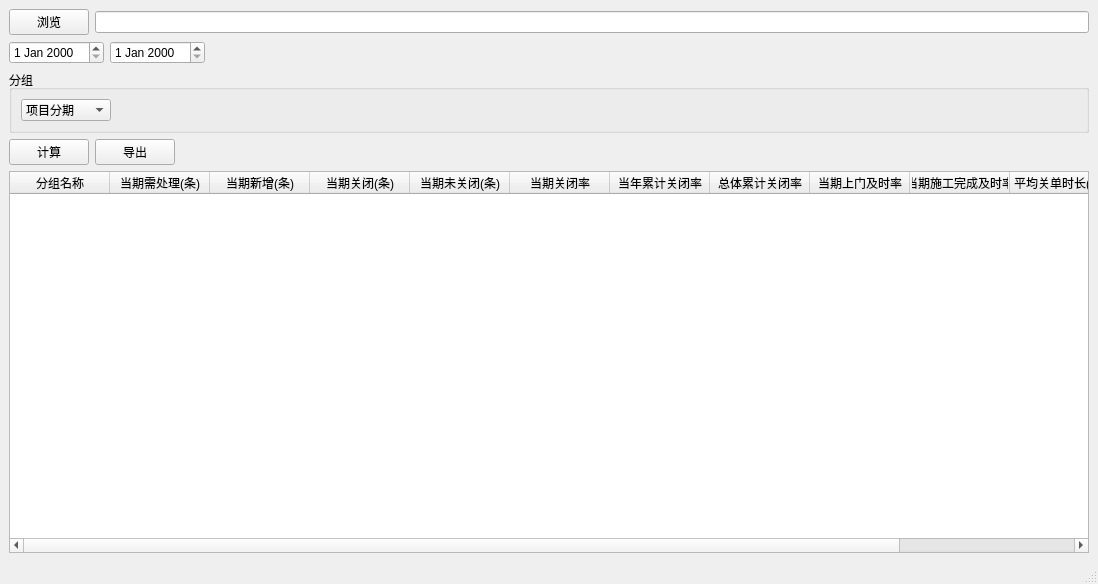
<?xml version="1.0" encoding="UTF-8"?>
<ui version="4.0">
 <class>MainWindow</class>
 <widget class="QMainWindow" name="MainWindow">
  <property name="geometry">
   <rect>
    <x>0</x>
    <y>0</y>
    <width>1098</width>
    <height>584</height>
   </rect>
  </property>
  <property name="windowTitle">
   <string>MainWindow</string>
  </property>
  <widget class="QWidget" name="centralwidget">
   <layout class="QVBoxLayout" name="verticalLayout">
    <item>
     <layout class="QHBoxLayout" name="horizontalLayout">
      <item>
       <widget class="QPushButton" name="pushButton">
        <property name="text">
         <string>浏览</string>
        </property>
       </widget>
      </item>
      <item>
       <widget class="QLineEdit" name="lineEdit"/>
      </item>
     </layout>
    </item>
    <item>
     <layout class="QHBoxLayout" name="horizontalLayout_3">
      <item>
       <widget class="QDateEdit" name="dateStart"/>
      </item>
      <item>
       <widget class="QDateEdit" name="dateEnd"/>
      </item>
      <item>
       <spacer name="horizontalSpacer_2">
        <property name="orientation">
         <enum>Qt::Horizontal</enum>
        </property>
        <property name="sizeHint" stdset="0">
         <size>
          <width>40</width>
          <height>20</height>
         </size>
        </property>
       </spacer>
      </item>
     </layout>
    </item>
    <item>
     <widget class="QGroupBox" name="groupBox">
      <property name="title">
       <string>分组</string>
      </property>
      <layout class="QVBoxLayout" name="verticalLayout_2">
       <item>
        <layout class="QHBoxLayout" name="horizontalLayout_4">
         <item>
          <widget class="QComboBox" name="comboBox">
           <item>
            <property name="text">
             <string>项目分期</string>
            </property>
           </item>
           <item>
            <property name="text">
             <string>维保工程师</string>
            </property>
           </item>
           <item>
            <property name="text">
             <string>楼栋</string>
            </property>
           </item>
           <item>
            <property name="text">
             <string>项目</string>
            </property>
           </item>
           <item>
            <property name="text">
             <string>城市</string>
            </property>
           </item>
           <item>
            <property name="text">
             <string>大区</string>
            </property>
           </item>
          </widget>
         </item>
         <item>
          <spacer name="horizontalSpacer_3">
           <property name="orientation">
            <enum>Qt::Horizontal</enum>
           </property>
           <property name="sizeHint" stdset="0">
            <size>
             <width>40</width>
             <height>20</height>
            </size>
           </property>
          </spacer>
         </item>
        </layout>
       </item>
      </layout>
     </widget>
    </item>
    <item>
     <layout class="QHBoxLayout" name="horizontalLayout_2">
      <item>
       <widget class="QPushButton" name="pushButton_2">
        <property name="text">
         <string>计算</string>
        </property>
       </widget>
      </item>
      <item>
       <widget class="QPushButton" name="pushButton_3">
        <property name="text">
         <string>导出</string>
        </property>
       </widget>
      </item>
      <item>
       <spacer name="horizontalSpacer">
        <property name="orientation">
         <enum>Qt::Horizontal</enum>
        </property>
        <property name="sizeHint" stdset="0">
         <size>
          <width>40</width>
          <height>20</height>
         </size>
        </property>
       </spacer>
      </item>
     </layout>
    </item>
    <item>
     <widget class="QTableWidget" name="tableWidget">
      <column>
       <property name="text">
        <string>分组名称</string>
       </property>
      </column>
      <column>
       <property name="text">
        <string>当期需处理(条)</string>
       </property>
      </column>
      <column>
       <property name="text">
        <string>当期新增(条)</string>
       </property>
      </column>
      <column>
       <property name="text">
        <string>当期关闭(条)</string>
       </property>
      </column>
      <column>
       <property name="text">
        <string>当期未关闭(条)</string>
       </property>
      </column>
      <column>
       <property name="text">
        <string>当期关闭率</string>
       </property>
      </column>
      <column>
       <property name="text">
        <string>当年累计关闭率</string>
       </property>
      </column>
      <column>
       <property name="text">
        <string>总体累计关闭率</string>
       </property>
      </column>
      <column>
       <property name="text">
        <string>当期上门及时率</string>
       </property>
      </column>
      <column>
       <property name="text">
        <string>当期施工完成及时率</string>
       </property>
      </column>
      <column>
       <property name="text">
        <string>平均关单时长(天)</string>
       </property>
      </column>
      <column>
       <property name="text">
        <string>当期响应及时率</string>
       </property>
      </column>
     </widget>
    </item>
   </layout>
  </widget>
  <widget class="QMenuBar" name="menubar">
   <property name="geometry">
    <rect>
     <x>0</x>
     <y>0</y>
     <width>1098</width>
     <height>23</height>
    </rect>
   </property>
  </widget>
  <widget class="QStatusBar" name="statusbar"/>
 </widget>
 <resources/>
 <connections/>
</ui>
